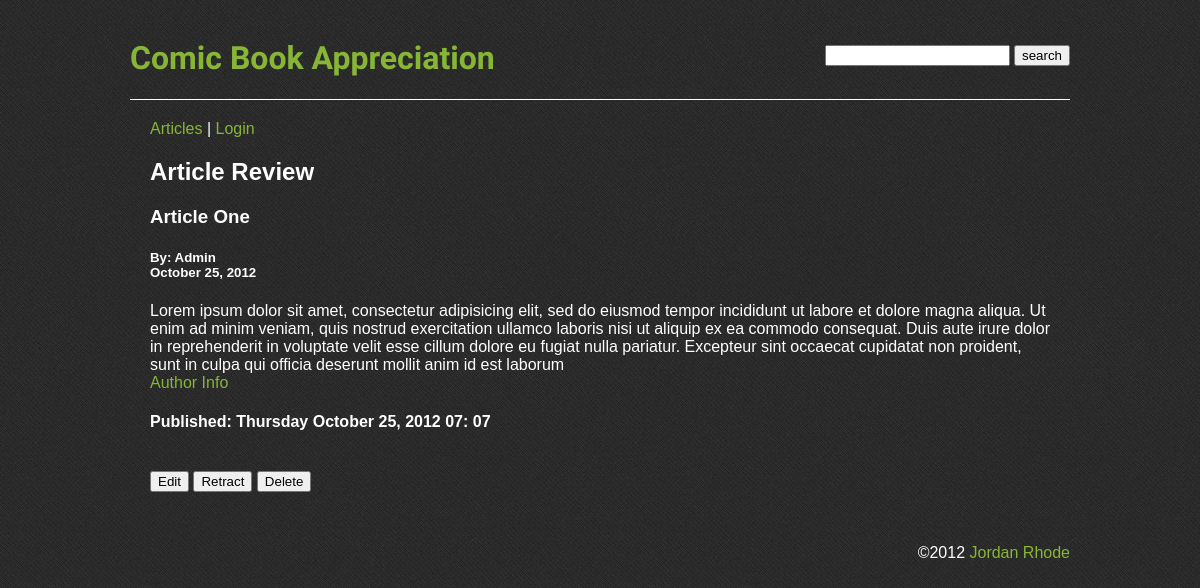
The page /reviewarticle.php?article=21 on the database its author committed.
### tables this page shows
CREATE TABLE IF NOT EXISTS `cms_articles` (
  `article_id` int(11) NOT NULL AUTO_INCREMENT,
  `author_id` int(11) NOT NULL DEFAULT '0',
  `is_published` tinyint(1) NOT NULL DEFAULT '0',
  `date_submitted` datetime NOT NULL DEFAULT '0000-00-00 00:00:00',
  `date_published` datetime NOT NULL DEFAULT '0000-00-00 00:00:00',
  `title` varchar(255) NOT NULL DEFAULT '',
  `body` mediumtext NOT NULL,
  PRIMARY KEY (`article_id`),
  KEY `IdxArticle` (`author_id`,`date_submitted`),
  FULLTEXT KEY `IdxText` (`title`,`body`)
);

CREATE TABLE IF NOT EXISTS `cms_users` (
  `user_id` int(11) NOT NULL AUTO_INCREMENT,
  `email` varchar(255) NOT NULL DEFAULT '',
  `password` varchar(50) NOT NULL DEFAULT '',
  `name` varchar(100) NOT NULL DEFAULT '',
  `access_lvl` tinyint(4) NOT NULL DEFAULT '1',
  `hometown` varchar(255) DEFAULT '',
  `age` varchar(3) DEFAULT '',
  `bio` varchar(500) DEFAULT '',
  PRIMARY KEY (`user_id`),
  UNIQUE KEY `uniq_email` (`email`)
);

### reviewarticle.php (the view, shortened to what this page needs)
<?php
	require_once "conn.php";
	require_once "outputfunctions.php";
	require_once "header.php";
?>
<form method="post" action="transact-article.php">
		<h2>Article Review</h2>
		<?php
			outputStory($_GET["article"]);
			$sql = "SELECT ar. *, usr.name, usr.access_lvl " .
			"FROM cms_articles ar INNER JOIN cms_users usr " .
			"ON ar.author_id = usr.user_id " .
			"WHERE article_id=" . $_GET["article"];
			$result = mysql_query($sql, $conn)
				or die("Couldn't retrieve article information: " . mysql_error());
			$row = mysql_fetch_array($result);
			if($row["date_published"] and $row["is_published"])
			{
				echo "<h4>Published: " .
				date("l F j, Y H: i", strtotime($row["date_published"])) .
				"</h4>\n";
			}
			echo "<p><br/>\n";
			if ($row["is_published"])
			{
				$buttonType = "Retract";
			}
			else
			{
				$buttonType = "Publish";
			}
			echo "<input type=\"submit\" class=\"submit\" " .
			"name=\"action\" value=\"Edit\" /> ";
			if(($row["access_lvl"] > 1) or ($_SESSION["access_lvl"] > 1))
			{
				echo "<input type=\"submit\" class=\"submit\" " .
			"name=\"action\" value=\"$buttonType\" /> ";
			}
			echo "<input type=\"submit\" class=\"submit\" " .
			"name=\"action\" value=\"Delete\" > ";
		?>
	</p>
</form>
<?php
require_once "footer.php";
?>

### outputfunctions.php (shortened to what this page needs)
<?php
	function outputStory($article, $only_snippet = FALSE)
	{
		global $conn;
		if($article)
		{
			$sql = "SELECT ar.*, usr.name " .
			       "FROM cms_articles ar " .
				   "LEFT OUTER JOIN cms_users usr " .
				   "ON ar.author_id = usr.user_id " .
				   "WHERE ar.article_id = " . $article;
			$result = mysql_query($sql, $conn);
			if($row = mysql_fetch_array($result))
			{
				echo "<h3>" . htmlspecialchars($row["title"]) . "</h3>\n";
				echo "<h5><div class=\"byline\">By: " .
					htmlspecialchars($row["name"]) .
					"</div>";
				echo "<div class=\"pubdate\">";
				if($row["is_published"] == 1)
				{
					echo date("F j, Y",strtotime($row["date_published"]));
				}
				else
				{
					echo "not yet published";
				}
				echo "</div></h5>\n";
				if($only_snippet)
				{
					echo "<p>\n";
					echo nl2br(htmlspecialchars(trimBody($row["body"])));
					echo "</p>\n";
					echo "<h4><a href=\"viewarticle.php?article=" .
						$row["article_id"] . "\">Full Story...</a></a4><br>\n";
				}
				else
				{
					echo "<p>\n";
					echo nl2br(htmlspecialchars($row["body"]));
					echo "<br/><a href=\"authorinfo.php?author=" . $row["name"] . "\">Author Info</a>";
					echo "</p>\n";
				}
			}
		}
	}

### assets/css/styles.css (style rules this page uses)
a:link { color:#87b636; text-decoration: none; }
body { background-image: url("../img/navy_blue.png"); font-family: "Trebuchet MS", Helvetica, sans-serif; color: white; }

### rows shown on the page
cms_articles: title "Article One", author.name "Admin", date_published "October 25, 2012", body "Lorem ipsum dolor sit amet, consectetur adipisicing elit, sed do eiusmod tempor incididunt ut labore et dolore magna aliqua. Ut enim ad minim veniam, quis nostrud exercitation ullamco laboris nisi ut aliquip ex ea commodo consequat. Duis aute irure dolor in reprehenderit in voluptate velit esse cillum dolore eu fugiat nulla pariatur. Excepteur sint occaecat cupidatat non proident, sunt in culpa qui officia deserunt mollit anim id est laborum", date_published "Thursday October 25, 2012 07: 07", action "Retract"
